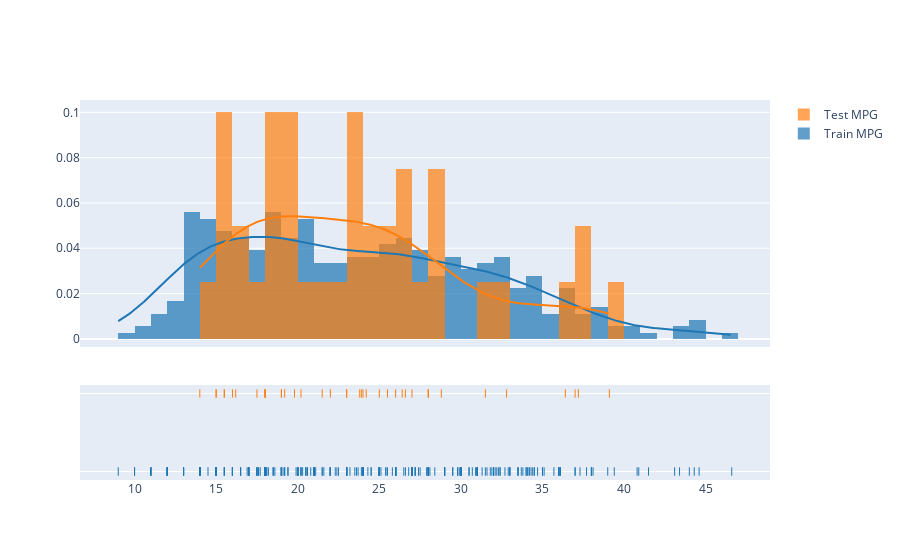

Notebook code cell kept with this figure:
### Markdown cell above
***

## **4. Quick Visualization**

Let's visualize the distribution of the `mpg` (miles per gallon) feature in both the training and testing sets.

**Note:** In practice, it's best to avoid inspecting the test data to prevent data leakage.

### Code cell
# Create a distribution plot for mpg in training and testing sets
fig = ff.create_distplot(
    [tr['mpg'].dropna(), te['mpg'].dropna()], 
    ['Train MPG', 'Test MPG'],
    bin_size=1
)
fig.show()

### Figure 1 — Plotly figure (JSON) as saved in the notebook; plotly's stock layout.template omitted (floating-point values rounded to 4 significant figures; data arrays with more than 128 entries replaced by an {"elided": "..."} marker saying what was removed)
{"data": [{"autobinx": false, "histnorm": "probability density", "legendgroup": "Train MPG", "marker": {"color": "rgb(31, 119, 180)"}, "name": "Train MPG", "opacity": 0.7, "type": "histogram", "x": {"elided": "358 float values"}, "xaxis": "x", "xbins": {"end": 46.6, "size": 1, "start": 9}, "yaxis": "y"}, {"autobinx": false, "histnorm": "probability density", "legendgroup": "Test MPG", "marker": {"color": "rgb(255, 127, 14)"}, "name": "Test MPG", "opacity": 0.7, "type": "histogram", "x": [16, 20.2, 17.5, 16.2, 15, 26.4, 25.5, 19, 37.2, 28.8, 21.5, 18, 18, 18, 27, 23.9, 19.8, 19.2, 26, 37, 31.5, 23, 18, 39.1, 24.2, 36.4, 23, 28, 32.8, 25, 15, 15.5, 28, 14, 22, 26.6, 23.8, 24, 19, 15.5], "xaxis": "x", "xbins": {"end": 39.1, "size": 1, "start": 14}, "yaxis": "y"}, {"legendgroup": "Train MPG", "marker": {"color": "rgb(31, 119, 180)"}, "mode": "lines", "name": "Train MPG", "showlegend": false, "type": "scatter", "x": {"elided": "500 float values"}, "xaxis": "x", "y": {"elided": "500 float values"}, "yaxis": "y"}, {"legendgroup": "Test MPG", "marker": {"color": "rgb(255, 127, 14)"}, "mode": "lines", "name": "Test MPG", "showlegend": false, "type": "scatter", "x": {"elided": "500 float values"}, "xaxis": "x", "y": {"elided": "500 float values"}, "yaxis": "y"}, {"legendgroup": "Train MPG", "marker": {"color": "rgb(31, 119, 180)", "symbol": "line-ns-open"}, "mode": "markers", "name": "Train MPG", "showlegend": false, "type": "scatter", "x": {"elided": "358 float values"}, "xaxis": "x", "y": {"elided": "358 str values"}, "yaxis": "y2"}, {"legendgroup": "Test MPG", "marker": {"color": "rgb(255, 127, 14)", "symbol": "line-ns-open"}, "mode": "markers", "name": "Test MPG", "showlegend": false, "type": "scatter", "x": [16, 20.2, 17.5, 16.2, 15, 26.4, 25.5, 19, 37.2, 28.8, 21.5, 18, 18, 18, 27, 23.9, 19.8, 19.2, 26, 37, 31.5, 23, 18, 39.1, 24.2, 36.4, 23, 28, 32.8, 25, 15, 15.5, 28, 14, 22, 26.6, 23.8, 24, 19, 15.5], "xaxis": "x", "y": ["Test MPG", "Test MPG", "Test MPG", "Test MPG", "Test MPG", "Test MPG", "Test MPG", "Test MPG", "Test MPG", "Test MPG", "Test MPG", "Test MPG", "Test MPG", "Test MPG", "Test MPG", "Test MPG", "Test MPG", "Test MPG", "Test MPG", "Test MPG", "Test MPG", "Test MPG", "Test MPG", "Test MPG", "Test MPG", "Test MPG", "Test MPG", "Test MPG", "Test MPG", "Test MPG", "Test MPG", "Test MPG", "Test MPG", "Test MPG", "Test MPG", "Test MPG", "Test MPG", "Test MPG", "Test MPG", "Test MPG"], "yaxis": "y2"}], "layout": {"barmode": "overlay", "hovermode": "closest", "legend": {"traceorder": "reversed"}, "xaxis": {"anchor": "y2", "domain": [0, 1], "zeroline": false}, "yaxis": {"anchor": "free", "domain": [0.35, 1], "position": 0}, "yaxis2": {"anchor": "x", "domain": [0, 0.25], "dtick": 1, "showticklabels": false}}}
